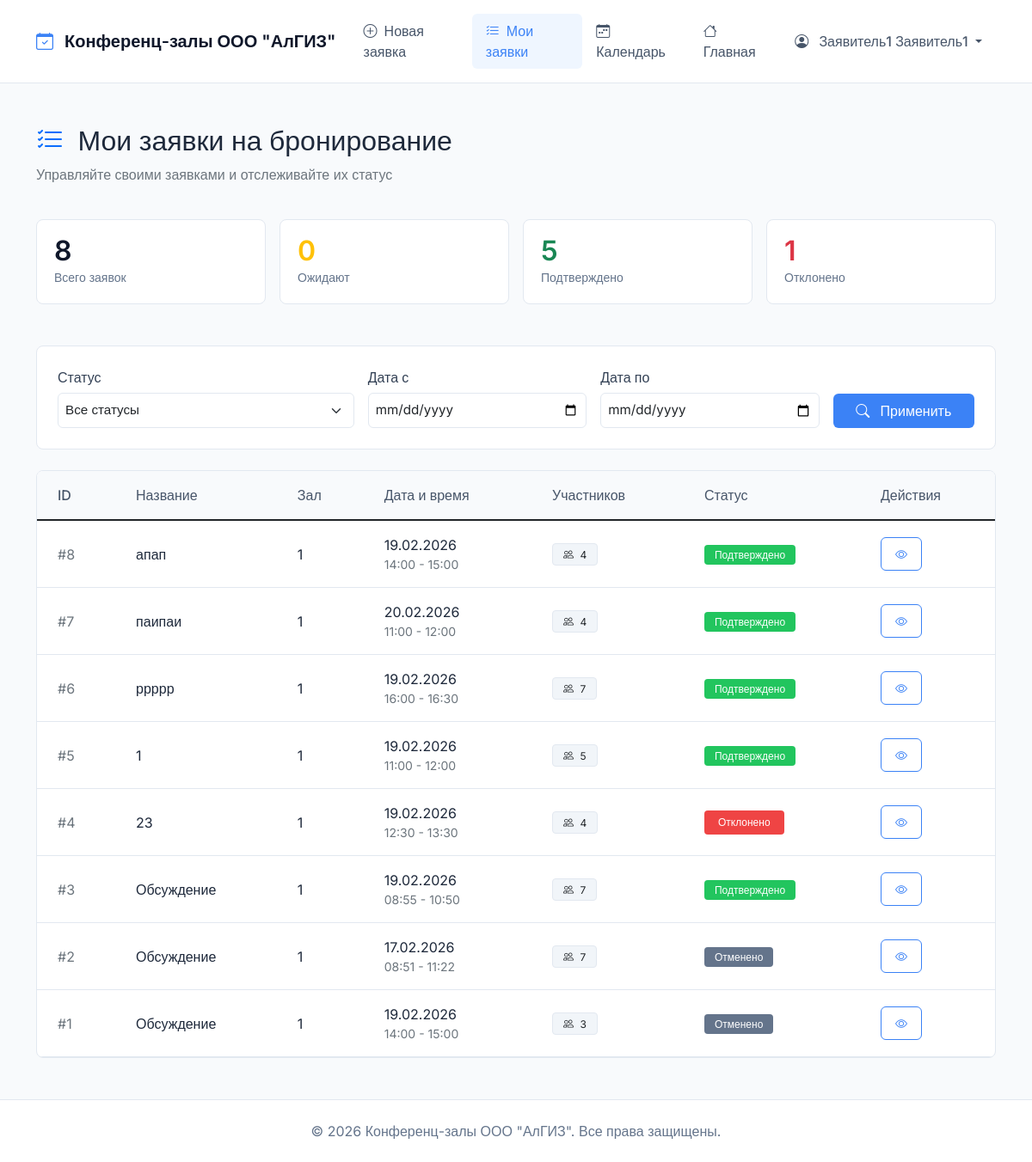
The app's page /my-bookings/ (signed in), older data.
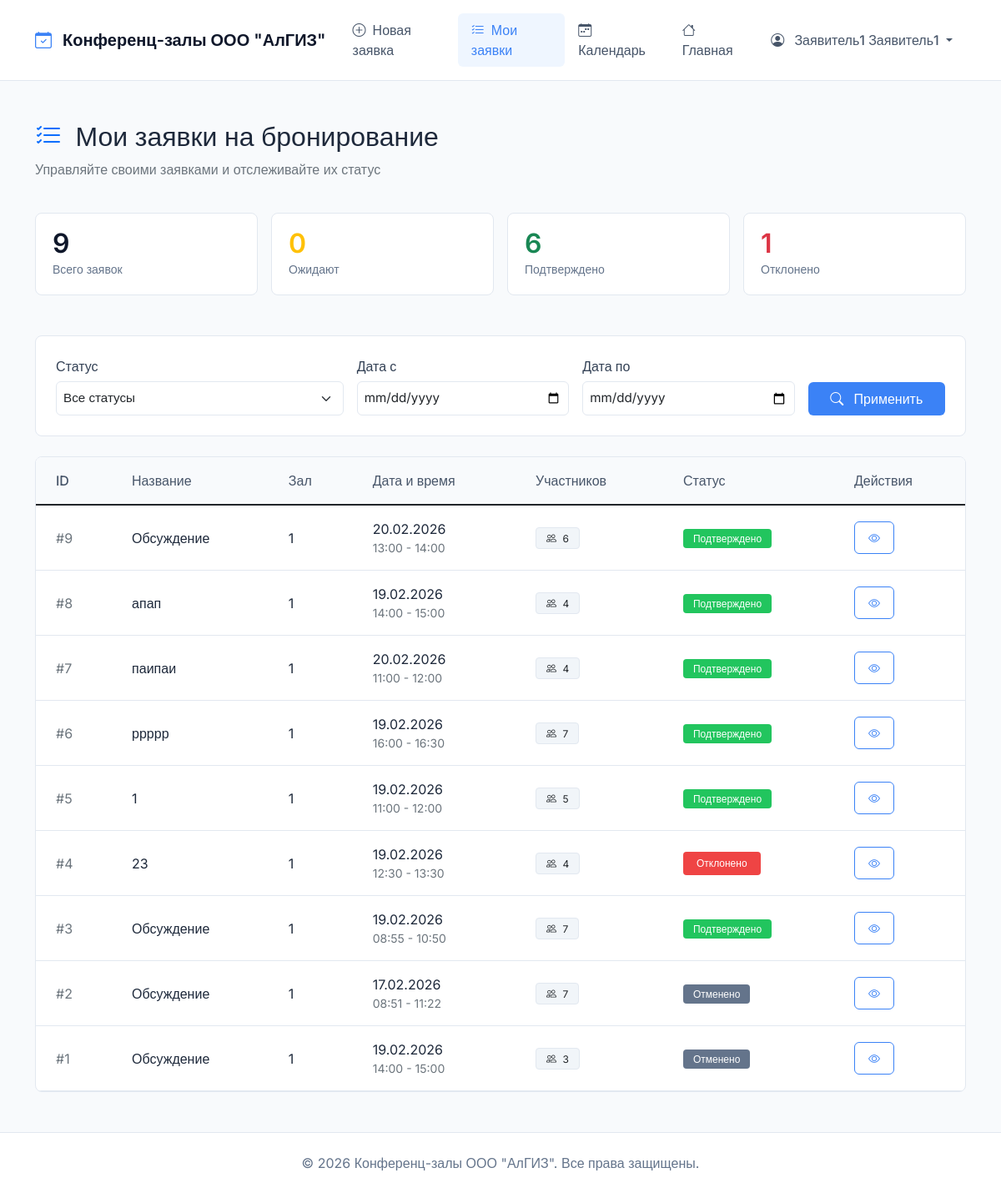
The same page, newer data.
### bookings/models.py (models this page shows, shortened)
class User(AbstractUser):
    ROLE_CHOICES = (
        ('moderator', 'Модератор'),
        ('requester', 'Заявитель'),
        ('employee', 'Сотрудник'),
    )
    role = models.CharField(max_length=20, choices=ROLE_CHOICES, default='employee', verbose_name="Роль")
    phone = models.CharField(max_length=20, blank=True, verbose_name="Телефон")
    department = models.CharField(max_length=100, blank=True, verbose_name="Отдел")
    avatar = models.ImageField(upload_to='avatars/', blank=True, null=True, verbose_name="Аватар")
    def get_full_name(self):
        if self.first_name and self.last_name:
            return f"{self.first_name} {self.last_name}"
        return self.username
    class Meta:
        verbose_name = "Пользователь"
        verbose_name_plural = "Пользователи"

class Booking(models.Model):
    STATUS_CHOICES = (
        ('pending', 'Ожидает подтверждения'),
        ('approved', 'Подтверждено'),
        ('rejected', 'Отклонено'),
        ('cancelled', 'Отменено'),
    )
    room = models.ForeignKey(ConferenceRoom, on_delete=models.CASCADE, verbose_name="Зал", related_name='bookings')
    requester = models.ForeignKey(User, on_delete=models.CASCADE, related_name='bookings', verbose_name="Заявитель")
    title = models.CharField(max_length=200, verbose_name="Название мероприятия")
    description = models.TextField(verbose_name="Описание")
    start_time = models.DateTimeField(verbose_name="Начало")
    end_time = models.DateTimeField(verbose_name="Окончание")
    participants_count = models.PositiveIntegerField(verbose_name="Количество участников")
    status = models.CharField(max_length=20, choices=STATUS_CHOICES, default='pending', verbose_name="Статус")
    created_at = models.DateTimeField(auto_now_add=True, verbose_name="Создано")
    updated_at = models.DateTimeField(auto_now=True, verbose_name="Обновлено")
    moderated_by = models.ForeignKey(User, null=True, blank=True, on_delete=models.SET_NULL,
                                     related_name='moderated_bookings', verbose_name="Модератор")
    moderation_comment = models.TextField(blank=True, verbose_name="Комментарий модератора")
    class Meta:
        verbose_name = "Бронирование"
        verbose_name_plural = "Бронирования"
        ordering = ['-start_time']
        indexes = [
            models.Index(fields=['start_time', 'end_time']),
            models.Index(fields=['status']),
            models.Index(fields=['room', 'status']),
        ]

class ConferenceRoom(models.Model):
    name = models.CharField(max_length=100, verbose_name="Название")
    capacity = models.PositiveIntegerField(verbose_name="Вместимость")
    location = models.CharField(max_length=200, verbose_name="Местоположение")
    description = models.TextField(blank=True, verbose_name="Описание")
    has_projector = models.BooleanField(default=False, verbose_name="Проектор")
    has_video_conference = models.BooleanField(default=False, verbose_name="Видеоконференция")
    has_whiteboard = models.BooleanField(default=False, verbose_name="Доска")
    is_active = models.BooleanField(default=True, verbose_name="Активен")
    image = models.ImageField(upload_to='rooms/', blank=True, null=True, verbose_name="Изображение")
    created_at = models.DateTimeField(auto_now_add=True, verbose_name="Дата создания")
    updated_at = models.DateTimeField(auto_now=True, verbose_name="Дата обновления")
    class Meta:
        verbose_name = "Конференц-зал"
        verbose_name_plural = "Конференц-залы"
        ordering = ['name']

### bookings/views.py (the view)
# urls.py: path('my-bookings/', views.my_bookings, name='my_bookings'),
@requester_required
def my_bookings(request):
    status_filter = request.GET.get('status', 'all')
    date_from = request.GET.get('date_from')
    date_to = request.GET.get('date_to')
    bookings = Booking.objects.filter(requester=request.user)
    if status_filter != 'all':
        bookings = bookings.filter(status=status_filter)
    if date_from:
        try:
            date_from = datetime.strptime(date_from, '%Y-%m-%d').date()
            bookings = bookings.filter(start_time__date__gte=date_from)
        except ValueError:
            pass
    if date_to:
        try:
            date_to = datetime.strptime(date_to, '%Y-%m-%d').date()
            bookings = bookings.filter(end_time__date__lte=date_to)
        except ValueError:
            pass
    bookings = bookings.order_by('-created_at')
    stats = {
        'total': bookings.count(),
        'pending': bookings.filter(status='pending').count(),
        'approved': bookings.filter(status='approved').count(),
        'rejected': bookings.filter(status='rejected').count(),
        'cancelled': bookings.filter(status='cancelled').count(),
    }
    return render(request, 'bookings/booking_list.html', {
        'bookings': bookings, 'stats': stats, 'status_filter': status_filter, 'now': timezone.now(),
    })

### bookings/templates/bookings/booking_list.html (shortened to what this page needs)
{% extends 'bookings/base.html' %}
{% load static %}
{% block content %}
<div class="row mb-4">
    <div class="col-12">
        <h2 class="fw-semibold">
            <i class="bi bi-list-check text-primary me-2"></i>
            Мои заявки на бронирование
        </h2>
        <p class="text-secondary">Управляйте своими заявками и отслеживайте их статус</p>
    </div>
</div>
<div class="row g-3 mb-5">
    <div class="col-md-3">
        <div class="stat-card">
            <div class="stat-value">{{ stats.total }}</div>
            <div class="stat-label">Всего заявок</div>
        </div>
    </div>
    <div class="col-md-3">
        <div class="stat-card">
            <div class="stat-value text-warning">{{ stats.pending }}</div>
            <div class="stat-label">Ожидают</div>
        </div>
    </div>
    <div class="col-md-3">
        <div class="stat-card">
            <div class="stat-value text-success">{{ stats.approved }}</div>
            <div class="stat-label">Подтверждено</div>
        </div>
    </div>
    <div class="col-md-3">
        <div class="stat-card">
            <div class="stat-value text-danger">{{ stats.rejected }}</div>
            <div class="stat-label">Отклонено</div>
        </div>
    </div>
</div>
<div class="row mb-4">
    <div class="col-12">
        <div class="border rounded-3 p-4 bg-white">
            <form method="get" class="row g-3">
                <div class="col-md-4">
                    <label class="form-label fw-medium">Статус</label>
                    <select name="status" class="form-select">
                        <option value="all" {% if status_filter == 'all' %}selected{% endif %}>Все статусы</option>
                    </select>
                </div>
                <div class="col-md-3">
                    <label class="form-label fw-medium">Дата с</label>
                    <input type="date" name="date_from" class="form-control" value="{{ request.GET.date_from }}">
                </div>
                <div class="col-md-3">
                    <label class="form-label fw-medium">Дата по</label>
                    <input type="date" name="date_to" class="form-control" value="{{ request.GET.date_to }}">
                </div>
                <div class="col-md-2 d-flex align-items-end">
                    <button type="submit" class="btn btn-primary w-100">
                        <i class="bi bi-search me-2"></i>
                        Применить
                    </button>
                </div>
            </form>
        </div>
    </div>
</div>
<div class="row">
    <div class="col-12">
        <div class="border rounded-3 bg-white overflow-hidden">
            {% if bookings %}
                <div class="table-responsive">
                    <table class="table table-hover align-middle mb-0">
                        <thead class="bg-light">
                            <tr>
                                <th class="px-4 py-3 fw-medium">ID</th>
                                <th class="px-4 py-3 fw-medium">Название</th>
                                <th class="px-4 py-3 fw-medium">Зал</th>
                                <th class="px-4 py-3 fw-medium">Дата и время</th>
                                <th class="px-4 py-3 fw-medium">Участников</th>
                                <th class="px-4 py-3 fw-medium">Статус</th>
                                <th class="px-4 py-3 fw-medium">Действия</th>
                            </tr>
                        </thead>
                        <tbody>
                            {% for booking in bookings %}
                                <tr>
                                    <td class="px-4 py-3 text-secondary">#{{ booking.id }}</td>
                                    <td class="px-4 py-3 fw-medium">{{ booking.title|truncatechars:30 }}</td>
                                    <td class="px-4 py-3">{{ booking.room.name }}</td>
                                    <td class="px-4 py-3">
                                        <div>{{ booking.start_time|date:"d.m.Y" }}</div>
                                        <div class="small text-secondary">
                                            {{ booking.start_time|date:"H:i" }} - {{ booking.end_time|date:"H:i" }}
                                        </div>
                                    </td>
                                    <td class="px-4 py-3">
                                        <span class="badge bg-light text-dark">
                                            <i class="bi bi-people me-1"></i>
                                            {{ booking.participants_count }}
                                        </span>
                                    </td>
                                    <td class="px-4 py-3">
                                        <span class="badge
                                            {% if booking.status == 'approved' %}bg-success
                                            {% elif booking.status == 'pending' %}bg-warning
                                            {% elif booking.status == 'rejected' %}bg-danger
                                            {% else %}bg-secondary{% endif %}">
                                            {{ booking.get_status_display }}
                                        </span>
                                    </td>
                                    <td class="px-4 py-3">
                                        <div class="d-flex gap-2">
                                            <a href="{% url 'bookings:booking_detail' booking.id %}"
                                               class="btn btn-sm btn-outline-primary"
                                               title="Просмотр">
                                                <i class="bi bi-eye"></i>
                                            </a>
                                        </div>
                                    </td>
                                </tr>
                            {% endfor %}
                        </tbody>
                    </table>
                </div>
            {% endif %}
        </div>
    </div>
</div>
{% endblock %}

### bookings/templates/bookings/base.html (shortened to what this page needs)
<!DOCTYPE html>
<html lang="ru">
<head>
    <link href="https://cdn.jsdelivr.net/npm/bootstrap@5.1.3/dist/css/bootstrap.min.css" rel="stylesheet">
    <link rel="stylesheet" href="https://cdn.jsdelivr.net/npm/bootstrap-icons@1.8.1/font/bootstrap-icons.css">
    {% load static %}
    <link rel="stylesheet" href="{% static 'bookings/css/style.css' %}">
</head>
<body>
    <nav class="navbar navbar-expand-lg">
        <div class="container">
            <a class="navbar-brand" href="{% url 'bookings:index' %}">
                <i class="bi bi-calendar-check"></i>
                Конференц-залы ООО "АлГИЗ"
            </a>
            <div class="collapse navbar-collapse" id="navbarNav">
                <ul class="navbar-nav me-auto">
                    {% if user.is_authenticated %}
                        {% if user.role == 'moderator' %}
                            <li class="nav-item">
                                <a class="nav-link {% if request.resolver_match.url_name == 'moderator_dashboard' %}active{% endif %}"
                                   href="{% url 'bookings:moderator_dashboard' %}">
                                    <i class="bi bi-shield-check"></i>Дашборд
                                </a>
                            </li>
                            <li class="nav-item">
                                <a class="nav-link {% if request.resolver_match.url_name == 'room_management' %}active{% endif %}"
                                   href="{% url 'bookings:room_management' %}">
                                    <i class="bi bi-building"></i>Залы
                                </a>
                            </li>
                            <li class="nav-item">
                                <a class="nav-link {% if request.resolver_match.url_name == 'user_management' %}active{% endif %}"
                                   href="{% url 'bookings:user_management' %}">
                                    <i class="bi bi-people"></i>Пользователи
                                </a>
                            </li>
                        {% elif user.role == 'requester' %}
                            <li class="nav-item">
                                <a class="nav-link {% if request.resolver_match.url_name == 'create_booking' %}active{% endif %}"
                                   href="{% url 'bookings:create_booking' %}">
                                    <i class="bi bi-plus-circle"></i>Новая заявка
                                </a>
                            </li>
                            <li class="nav-item">
                                <a class="nav-link {% if request.resolver_match.url_name == 'my_bookings' %}active{% endif %}"
                                   href="{% url 'bookings:my_bookings' %}">
                                    <i class="bi bi-list-check"></i>Мои заявки
                                </a>
                            </li>
                            <li class="nav-item">
                                <a class="nav-link {% if request.resolver_match.url_name == 'schedule' %}active{% endif %}"
                                   href="{% url 'bookings:schedule' %}">
                                    <i class="bi bi-calendar-week"></i>Календарь
                                </a>
                            </li>
                        {% endif %}
                        <li class="nav-item">
                            <a class="nav-link" href="{% url 'bookings:index' %}">
                                <i class="bi bi-house"></i>Главная
                            </a>
                        </li>
                    {% endif %}
                </ul>
                <ul class="navbar-nav">
                    {% if user.is_authenticated %}
                        <li class="nav-item dropdown">
                            <a class="nav-link dropdown-toggle" href="#" id="userDropdown" role="button"
                               data-bs-toggle="dropdown" aria-expanded="false">
                                <i class="bi bi-person-circle"></i>
                                {{ user.get_full_name|default:user.username }}
                            </a>
                        </li>
                    {% endif %}
                </ul>
            </div>
        </div>
    </nav>
    <main class="container mt-5">
        {% block content %}
        {% endblock %}
    </main>
    <footer class="footer mt-5 py-4">
        <div class="container text-center">
            <span>© 2026 Конференц-залы ООО "АлГИЗ". Все права защищены.</span>
        </div>
    </footer>
</body>
</html>

Row changes from the older to the newer data that the page shows:
added Booking: id "9", title "Обсуждение", room.name "1", start_time "20.02.2026", start_time "13:00", end_time "14:00", participants_count "6", status "Подтверждено"
Text that changed along with them:
{{ stats.total }}: "8" → "9"
{{ stats.approved }}: "5" → "6"
